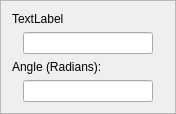
<?xml version="1.0" encoding="UTF-8"?>
<ui version="4.0">
 <class>SliceSegmentClass</class>
 <widget class="QFrame" name="SliceSegmentClass">
  <property name="geometry">
   <rect>
    <x>0</x>
    <y>0</y>
    <width>176</width>
    <height>111</height>
   </rect>
  </property>
  <property name="minimumSize">
   <size>
    <width>176</width>
    <height>0</height>
   </size>
  </property>
  <property name="maximumSize">
   <size>
    <width>160</width>
    <height>16777215</height>
   </size>
  </property>
  <property name="windowTitle">
   <string>Segment</string>
  </property>
  <property name="frameShape">
   <enum>QFrame::StyledPanel</enum>
  </property>
  <property name="frameShadow">
   <enum>QFrame::Raised</enum>
  </property>
  <layout class="QVBoxLayout" name="verticalLayout">
   <item>
    <widget class="QLabel" name="distanceLabel">
     <property name="text">
      <string>TextLabel</string>
     </property>
    </widget>
   </item>
   <item>
    <layout class="QHBoxLayout" name="horizontalLayout">
     <item>
      <spacer name="horizontalSpacer">
       <property name="orientation">
        <enum>Qt::Horizontal</enum>
       </property>
       <property name="sizeHint" stdset="0">
        <size>
         <width>13</width>
         <height>20</height>
        </size>
       </property>
      </spacer>
     </item>
     <item>
      <widget class="QLineEdit" name="distanceLineEdit">
       <property name="sizePolicy">
        <sizepolicy hsizetype="Fixed" vsizetype="Fixed">
         <horstretch>0</horstretch>
         <verstretch>0</verstretch>
        </sizepolicy>
       </property>
       <property name="minimumSize">
        <size>
         <width>130</width>
         <height>0</height>
        </size>
       </property>
       <property name="readOnly">
        <bool>true</bool>
       </property>
      </widget>
     </item>
     <item>
      <spacer name="horizontalSpacer_2">
       <property name="orientation">
        <enum>Qt::Horizontal</enum>
       </property>
       <property name="sizeHint" stdset="0">
        <size>
         <width>13</width>
         <height>20</height>
        </size>
       </property>
      </spacer>
     </item>
    </layout>
   </item>
   <item>
    <widget class="QLabel" name="angleLabel">
     <property name="text">
      <string>&lt;font color='black'&gt;Angle (Radians):&lt;/font&gt;</string>
     </property>
    </widget>
   </item>
   <item>
    <layout class="QHBoxLayout" name="horizontalLayout_2">
     <item>
      <spacer name="horizontalSpacer_3">
       <property name="orientation">
        <enum>Qt::Horizontal</enum>
       </property>
       <property name="sizeHint" stdset="0">
        <size>
         <width>13</width>
         <height>20</height>
        </size>
       </property>
      </spacer>
     </item>
     <item>
      <widget class="QLineEdit" name="angleLineEdit">
       <property name="sizePolicy">
        <sizepolicy hsizetype="Fixed" vsizetype="Fixed">
         <horstretch>0</horstretch>
         <verstretch>0</verstretch>
        </sizepolicy>
       </property>
       <property name="minimumSize">
        <size>
         <width>130</width>
         <height>0</height>
        </size>
       </property>
       <property name="readOnly">
        <bool>true</bool>
       </property>
      </widget>
     </item>
     <item>
      <spacer name="horizontalSpacer_4">
       <property name="orientation">
        <enum>Qt::Horizontal</enum>
       </property>
       <property name="sizeHint" stdset="0">
        <size>
         <width>13</width>
         <height>20</height>
        </size>
       </property>
      </spacer>
     </item>
    </layout>
   </item>
  </layout>
 </widget>
 <layoutdefault spacing="6" margin="11"/>
 <resources/>
 <connections/>
</ui>
